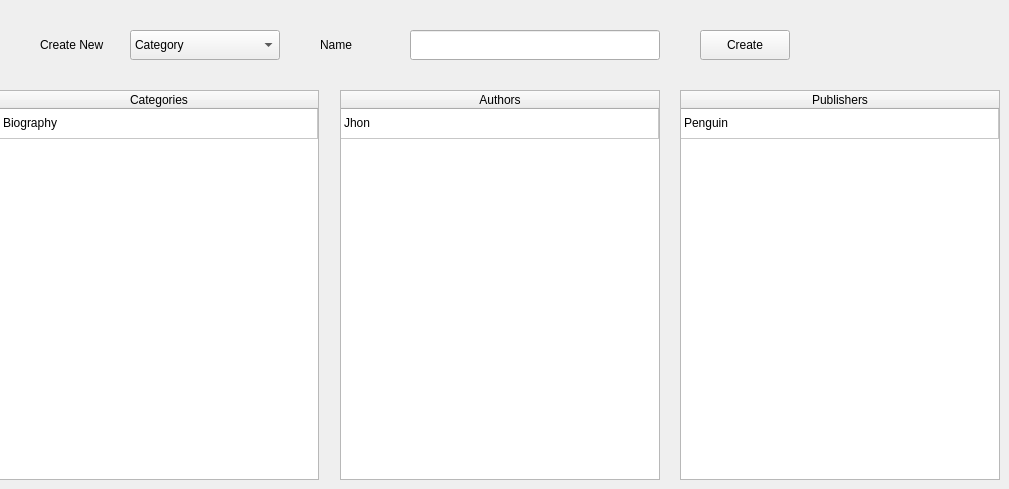
    <widget class="QWidget" name="Settings_tab">
     <attribute name="title">
      <string>Settings</string>
     </attribute>
     <widget class="QTableWidget" name="Settings_Categories_table">
      <property name="geometry">
       <rect>
        <x>-1</x>
        <y>90</y>
        <width>320</width>
        <height>390</height>
       </rect>
      </property>
      <attribute name="horizontalHeaderStretchLastSection">
       <bool>true</bool>
      </attribute>
      <attribute name="verticalHeaderVisible">
       <bool>false</bool>
      </attribute>
      <row>
       <property name="text">
        <string>test</string>
       </property>
      </row>
      <column>
       <property name="text">
        <string>Categories</string>
       </property>
      </column>
      <item row="0" column="0">
       <property name="text">
        <string>Biography</string>
       </property>
      </item>
     </widget>
     <widget class="QTableWidget" name="Settings_Authors_table">
      <property name="geometry">
       <rect>
        <x>340</x>
        <y>90</y>
        <width>320</width>
        <height>390</height>
       </rect>
      </property>
      <attribute name="horizontalHeaderStretchLastSection">
       <bool>true</bool>
      </attribute>
      <attribute name="verticalHeaderVisible">
       <bool>false</bool>
      </attribute>
      <row>
       <property name="text">
        <string>test</string>
       </property>
      </row>
      <column>
       <property name="text">
        <string>Authors</string>
       </property>
      </column>
      <item row="0" column="0">
       <property name="text">
        <string>Jhon</string>
       </property>
      </item>
     </widget>
     <widget class="QTableWidget" name="Settings_Publishers_table">
      <property name="geometry">
       <rect>
        <x>680</x>
        <y>90</y>
        <width>320</width>
        <height>390</height>
       </rect>
      </property>
      <attribute name="horizontalHeaderStretchLastSection">
       <bool>true</bool>
      </attribute>
      <attribute name="verticalHeaderVisible">
       <bool>false</bool>
      </attribute>
      <row>
       <property name="text">
        <string>test</string>
       </property>
      </row>
      <column>
       <property name="text">
        <string>Publishers</string>
       </property>
      </column>
      <item row="0" column="0">
       <property name="text">
        <string>Penguin</string>
       </property>
      </item>
     </widget>
     <widget class="QLabel" name="Settings_New_Type_label">
      <property name="geometry">
       <rect>
        <x>40</x>
        <y>30</y>
        <width>90</width>
        <height>30</height>
       </rect>
      </property>
      <property name="text">
       <string>Create New</string>
      </property>
     </widget>
     <widget class="QComboBox" name="Settings_New_Type_select">
      <property name="geometry">
       <rect>
        <x>130</x>
        <y>30</y>
        <width>150</width>
        <height>30</height>
       </rect>
      </property>
      <item>
       <property name="text">
        <string>Category</string>
       </property>
      </item>
      <item>
       <property name="text">
        <string>Author</string>
       </property>
      </item>
      <item>
       <property name="text">
        <string>Publisher</string>
       </property>
      </item>
     </widget>
     <widget class="QLineEdit" name="Settings_New_Name_input">
      <property name="geometry">
       <rect>
        <x>410</x>
        <y>30</y>
        <width>250</width>
        <height>30</height>
       </rect>
      </property>
     </widget>
     <widget class="QLabel" name="Settings_New_Name_label">
      <property name="geometry">
       <rect>
        <x>320</x>
        <y>30</y>
        <width>90</width>
        <height>30</height>
       </rect>
      </property>
      <property name="text">
       <string>Name</string>
      </property>
     </widget>
     <widget class="QPushButton" name="Settings_New_Create_btn">
      <property name="geometry">
       <rect>
        <x>700</x>
        <y>30</y>
        <width>90</width>
        <height>30</height>
       </rect>
      </property>
      <property name="text">
       <string>Create</string>
      </property>
     </widget>
    </widget>
